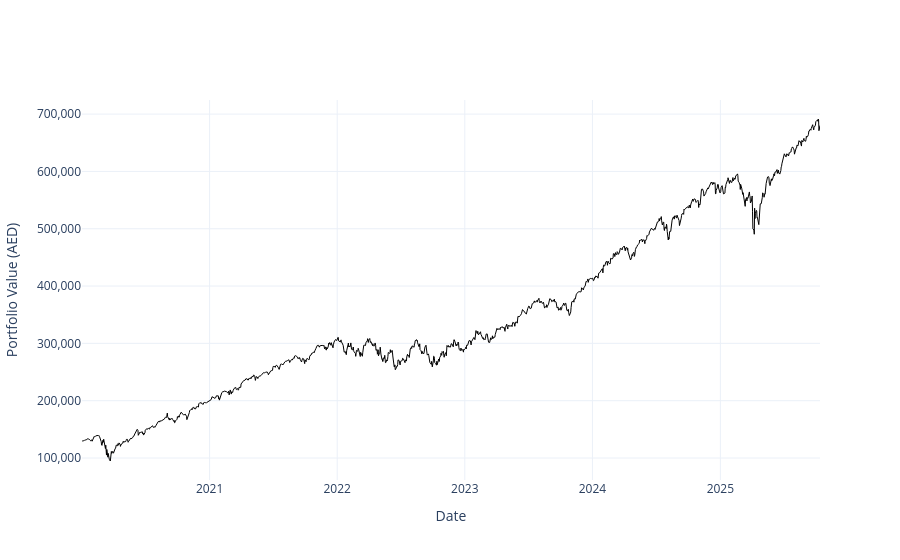

Notebook code cell kept with this figure:
### Code cell
# --- snippet: portfolio_performance_chart
portfolio_performance_chart = go.Figure()

portfolio_performance_chart.add_trace(
    go.Scatter(
        x=investment_df.index,
        y=investment_df["Portfolio Value"],
        mode="lines",
        line=dict(color="black", width=1),
    )
)

portfolio_performance_chart.update_layout(
    xaxis_title="Date",
    yaxis_title=f"Portfolio Value ({currency})",
    template="plotly_white",
)

portfolio_performance_chart.update_yaxes(tickformat=",")

portfolio_performance_chart.show()
# --- endsnippet

### Figure 1 — Plotly figure (JSON) as saved in the notebook; plotly's stock layout.template omitted (floating-point values rounded to 4 significant figures; data arrays with more than 128 entries replaced by an {"elided": "..."} marker saying what was removed)
{"data": [{"line": {"color": "black", "width": 1}, "mode": "lines", "type": "scatter", "x": {"elided": "1453 str values"}, "y": {"elided": "1453 float values"}}], "layout": {"xaxis": {"title": {"text": "Date"}}, "yaxis": {"tickformat": ",", "title": {"text": "Portfolio Value (AED)"}}}}
